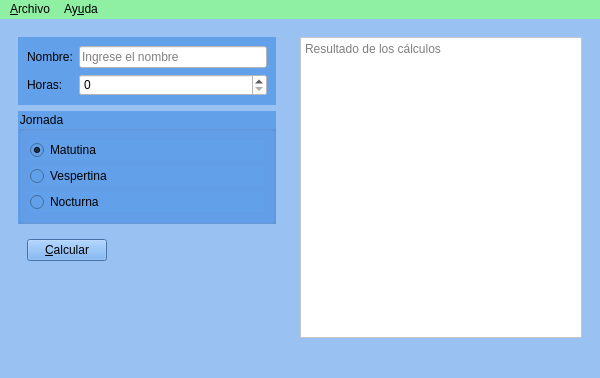
<?xml version="1.0" encoding="UTF-8"?>
<ui version="4.0">
 <class>Salarios</class>
 <widget class="QMainWindow" name="Salarios">
  <property name="geometry">
   <rect>
    <x>0</x>
    <y>0</y>
    <width>600</width>
    <height>378</height>
   </rect>
  </property>
  <property name="minimumSize">
   <size>
    <width>600</width>
    <height>0</height>
   </size>
  </property>
  <property name="windowTitle">
   <string>Salarios</string>
  </property>
  <property name="windowIcon">
   <iconset>
    <normaloff>../../lucro.png</normaloff>../../lucro.png</iconset>
  </property>
  <property name="styleSheet">
   <string notr="true">background: rgb(153, 193, 241)</string>
  </property>
  <widget class="QWidget" name="centralwidget">
   <layout class="QHBoxLayout" name="horizontalLayout_2">
    <item>
     <widget class="QWidget" name="widget" native="true">
      <property name="minimumSize">
       <size>
        <width>250</width>
        <height>0</height>
       </size>
      </property>
      <property name="maximumSize">
       <size>
        <width>300</width>
        <height>16777215</height>
       </size>
      </property>
      <layout class="QVBoxLayout" name="verticalLayout_2">
       <item>
        <widget class="QWidget" name="widget_3" native="true">
         <property name="styleSheet">
          <string notr="true">background: rgb(98, 160, 234)</string>
         </property>
         <layout class="QFormLayout" name="formLayout">
          <item row="0" column="0">
           <widget class="QLabel" name="label">
            <property name="text">
             <string>Nombre:</string>
            </property>
           </widget>
          </item>
          <item row="0" column="1">
           <widget class="QLineEdit" name="inNombre">
            <property name="styleSheet">
             <string notr="true">background-color: rgb(255, 255, 255)
</string>
            </property>
            <property name="placeholderText">
             <string>Ingrese el nombre</string>
            </property>
           </widget>
          </item>
          <item row="1" column="0">
           <widget class="QLabel" name="label_2">
            <property name="text">
             <string>Horas:</string>
            </property>
           </widget>
          </item>
          <item row="1" column="1">
           <widget class="QSpinBox" name="inHoras">
            <property name="styleSheet">
             <string notr="true">background-color: rgb(255, 255, 255)</string>
            </property>
           </widget>
          </item>
         </layout>
        </widget>
       </item>
       <item>
        <widget class="QGroupBox" name="groupBox">
         <property name="font">
          <font>
           <weight>50</weight>
           <bold>false</bold>
          </font>
         </property>
         <property name="styleSheet">
          <string notr="true">background: rgb(98, 160, 234)</string>
         </property>
         <property name="title">
          <string>Jornada</string>
         </property>
         <layout class="QVBoxLayout" name="verticalLayout">
          <item>
           <widget class="QRadioButton" name="inMatutina">
            <property name="text">
             <string>Matutina</string>
            </property>
            <property name="icon">
             <iconset>
              <normaloff>../../dom.png</normaloff>../../dom.png</iconset>
            </property>
            <property name="checked">
             <bool>true</bool>
            </property>
           </widget>
          </item>
          <item>
           <widget class="QRadioButton" name="inVespertina">
            <property name="text">
             <string>Vespertina</string>
            </property>
            <property name="icon">
             <iconset>
              <normaloff>../../puesta-del-sol.png</normaloff>../../puesta-del-sol.png</iconset>
            </property>
           </widget>
          </item>
          <item>
           <widget class="QRadioButton" name="inNocturna">
            <property name="text">
             <string>Nocturna</string>
            </property>
            <property name="icon">
             <iconset>
              <normaloff>../../noche-nublada.png</normaloff>../../noche-nublada.png</iconset>
            </property>
           </widget>
          </item>
         </layout>
        </widget>
       </item>
       <item>
        <widget class="QWidget" name="widget_4" native="true">
         <layout class="QHBoxLayout" name="horizontalLayout">
          <item>
           <widget class="QPushButton" name="btnCalcular">
            <property name="styleSheet">
             <string notr="true">background: rgb(98, 160, 234)</string>
            </property>
            <property name="text">
             <string>&amp;Calcular</string>
            </property>
           </widget>
          </item>
          <item>
           <spacer name="horizontalSpacer_2">
            <property name="orientation">
             <enum>Qt::Horizontal</enum>
            </property>
            <property name="sizeHint" stdset="0">
             <size>
              <width>40</width>
              <height>20</height>
             </size>
            </property>
           </spacer>
          </item>
         </layout>
        </widget>
       </item>
       <item>
        <spacer name="verticalSpacer">
         <property name="orientation">
          <enum>Qt::Vertical</enum>
         </property>
         <property name="sizeHint" stdset="0">
          <size>
           <width>20</width>
           <height>70</height>
          </size>
         </property>
        </spacer>
       </item>
      </layout>
     </widget>
    </item>
    <item>
     <widget class="QWidget" name="widget_2" native="true">
      <property name="minimumSize">
       <size>
        <width>300</width>
        <height>0</height>
       </size>
      </property>
      <layout class="QVBoxLayout" name="verticalLayout_3">
       <item>
        <widget class="QPlainTextEdit" name="outCalculos">
         <property name="styleSheet">
          <string notr="true">background: rgb(255, 255, 255)</string>
         </property>
         <property name="readOnly">
          <bool>true</bool>
         </property>
         <property name="placeholderText">
          <string>Resultado de los cálculos</string>
         </property>
        </widget>
       </item>
      </layout>
     </widget>
    </item>
   </layout>
  </widget>
  <widget class="QMenuBar" name="menubar">
   <property name="geometry">
    <rect>
     <x>0</x>
     <y>0</y>
     <width>600</width>
     <height>22</height>
    </rect>
   </property>
   <property name="styleSheet">
    <string notr="true">background-color: rgb(143, 240, 164)</string>
   </property>
   <widget class="QMenu" name="menuArchivo">
    <property name="title">
     <string>&amp;Archivo</string>
    </property>
    <addaction name="actionNuevo"/>
    <addaction name="actionAbrir"/>
    <addaction name="actionGuardar"/>
    <addaction name="separator"/>
    <addaction name="actionCalcular"/>
    <addaction name="separator"/>
    <addaction name="actionSalir"/>
   </widget>
   <widget class="QMenu" name="menuAyuda">
    <property name="title">
     <string>Ay&amp;uda</string>
    </property>
    <addaction name="actionAcerca_de"/>
   </widget>
   <addaction name="menuArchivo"/>
   <addaction name="menuAyuda"/>
  </widget>
  <widget class="QStatusBar" name="statusbar"/>
  <action name="actionNuevo">
   <property name="icon">
    <iconset>
     <normaloff>../../archivo-nuevo.png</normaloff>../../archivo-nuevo.png</iconset>
   </property>
   <property name="text">
    <string>&amp;Nuevo</string>
   </property>
   <property name="shortcut">
    <string>Ctrl+N</string>
   </property>
  </action>
  <action name="actionAbrir">
   <property name="icon">
    <iconset>
     <normaloff>../../abrir-esquema-de-carpeta.png</normaloff>../../abrir-esquema-de-carpeta.png</iconset>
   </property>
   <property name="text">
    <string>&amp;Abrir</string>
   </property>
   <property name="shortcut">
    <string>Ctrl+A</string>
   </property>
  </action>
  <action name="actionGuardar">
   <property name="icon">
    <iconset>
     <normaloff>../../disquete.png</normaloff>../../disquete.png</iconset>
   </property>
   <property name="text">
    <string>&amp;Guardar</string>
   </property>
   <property name="shortcut">
    <string>Ctrl+S</string>
   </property>
  </action>
  <action name="actionCalcular">
   <property name="icon">
    <iconset>
     <normaloff>../../calculadora.png</normaloff>../../calculadora.png</iconset>
   </property>
   <property name="text">
    <string>&amp;Calcular</string>
   </property>
   <property name="shortcut">
    <string>F1</string>
   </property>
  </action>
  <action name="actionSalir">
   <property name="icon">
    <iconset>
     <normaloff>../../salida-de-emergencia.png</normaloff>../../salida-de-emergencia.png</iconset>
   </property>
   <property name="text">
    <string>&amp;Salir</string>
   </property>
   <property name="shortcut">
    <string>Ctrl+Q</string>
   </property>
  </action>
  <action name="actionAcerca_de">
   <property name="icon">
    <iconset>
     <normaloff>../../pregunta.png</normaloff>../../pregunta.png</iconset>
   </property>
   <property name="text">
    <string>Acerca de Salarios</string>
   </property>
  </action>
 </widget>
 <resources/>
 <connections/>
</ui>
